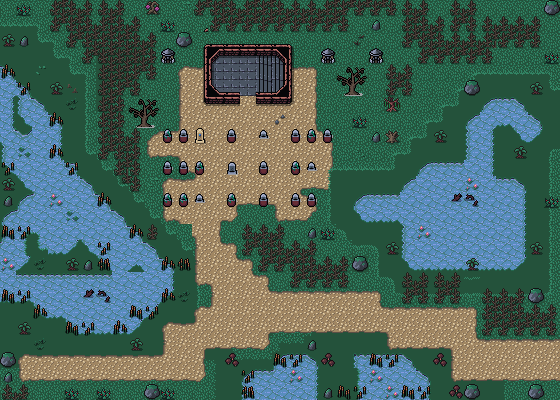

This game map was drawn from its Tiled (.tmx) file and the tilesets committed beside it. A one-line description and the trimmed map source follow:
An orthogonal 35x25 tile map with 16x16 px tiles, 4 tile layers (Background, Ground, Clutter, Objects), 2 tilesets and 49 objects.

<map version="1.10" tiledversion="1.10.1" orientation="orthogonal" renderorder="right-down" width="35" height="25" tilewidth="16" tileheight="16" infinite="0" nextlayerid="8" nextobjectid="102">
 <editorsettings>
  <export target="wastetown..tmx" format="tmx" />
 </editorsettings>
 <tileset firstgid="1" source="../../tileset/main.tsx" />
 <tileset firstgid="10113" source="../../tileset/buildings.tsx" />
 <layer id="1" name="Background" width="35" height="25">
  <data>[875 cells, 585 non-empty, 33 distinct tile ids]</data>
 </layer>
 <layer id="2" name="Ground" width="35" height="25">
  <data>[875 cells, 636 non-empty, 63 distinct tile ids]</data>
 </layer>
 <layer id="3" name="Clutter" width="35" height="25">
  <data>[875 cells, 679 non-empty, 109 distinct tile ids]</data>
 </layer>
 <layer id="7" name="Objects" width="35" height="25">
  <properties>
   <property name="spriteLayer" type="bool" value="true" />
  </properties>
  <data>[875 cells, 73 non-empty, 13 distinct tile ids]</data>
 </layer>
 <objectgroup id="4" name="Objects">
  <object id="38" template="../../obj/entry_right.tx" x="537" y="378.833" width="23" height="41.833" />
  <object id="49" template="../../obj/entry_right.tx" x="263" y="93.5" width="20" height="36.5">
   <properties>
    <property name="teleport" value="../common/maps/map/graveyard_crypt/crypt_3.tmx" />
   </properties>
  </object>
  <object id="52" template="../../obj/enemy.tx" x="207.682" y="268.401">
   <properties>
    <property name="enemy" value="Dark Knight" />
    <property name="threatRange" type="int" value="40" />
    <property name="waypoints" value="95,92" />
   </properties>
  </object>
  <object id="53" template="../../obj/enemy.tx" x="368" y="109">
   <properties>
    <property name="enemy" value="Grave Titan" />
   </properties>
  </object>
  <object id="54" template="../../obj/gold.tx" x="162" y="161" />
  <object id="56" template="../../obj/enemy.tx" x="186" y="160" visible="1">
   <properties>
    <property name="enemy" value="Greater Zombie" />
    <property name="hidden" type="bool" value="true" />
    <property name="pursueRange" type="float" value="60" />
    <property name="threatRange" type="float" value="30" />
   </properties>
  </object>
  <object id="58" template="../../obj/enemy.tx" x="187" y="193" visible="1">
   <properties>
    <property name="enemy" value="Zombie" />
    <property name="hidden" type="bool" value="true" />
    <property name="pursueRange" type="float" value="60" />
    <property name="threatRange" type="float" value="30" />
   </properties>
  </object>
  <object id="59" template="../../obj/collision.tx" x="-16" y="-16" width="16" height="432" />
  <object id="60" template="../../obj/collision.tx" x="560" y="-16" width="16" height="432" />
  <object id="61" template="../../obj/collision.tx" x="0" y="400" width="560" height="16" />
  <object id="62" template="../../obj/collision.tx" x="0" y="-16" width="560" height="16" />
  <object id="63" template="../../obj/manashards.tx" x="0.5" y="16" />
  <object id="64" template="../../obj/manashards.tx" x="545.5" y="166.5" />
  <object id="66" template="../../obj/enemy.tx" x="270.5" y="142.5" visible="1">
   <properties>
    <property name="enemy" value="Skeleton Soldier" />
    <property name="hidden" type="bool" value="true" />
    <property name="pursueRange" type="float" value="60" />
    <property name="threatRange" type="float" value="30" />
   </properties>
  </object>
  <object id="67" template="../../obj/booster.tx" x="542.5" y="31.5">
   <properties>
    <property name="reward">[
  {
    "editions": [ "SNC" ],
    "type": "card",
    "count": 10,
    "rarity": [ "Common" ]
  },
  {
    "editions": [ "SNC" ],
    "type": "card",
    "count": 3,
    "rarity": [ "Uncommon" ]
  },
  {
    "editions": [ "SNC" ],
    "type": "card",
    "count": 3,
    "rarity": [ "Rare", "Mythic Rare" ]
  }
]
</property>
   </properties>
  </object>
  <object id="68" template="../../obj/enemy.tx" x="455" y="250.5">
   <properties>
    <property name="enemy" value="Wraith" />
    <property name="threatRange" type="int" value="20" />
    <property name="waypoints" value="77,78,99,97,79" />
   </properties>
  </object>
  <object id="69" template="../../obj/enemy.tx" x="32" y="161">
   <properties>
    <property name="enemy" value="Crocodile" />
    <property name="threatRange" type="int" value="50" />
    <property name="waypoints" value="85,84,81,82,83,84" />
   </properties>
  </object>
  <object id="70" template="../../obj/enemy.tx" x="117.5" y="374.5">
   <properties>
    <property name="enemy" value="Dark Knight" />
    <property name="threatRange" type="int" value="40" />
    <property name="waypoints" value="91,90,92,94,92,90" />
   </properties>
  </object>
  <object id="71" template="../../obj/gold.tx" x="220" y="76" />
  <object id="72" template="../../obj/enemy.tx" x="30.5" y="61">
   <properties>
    <property name="enemy" value="Adept Black Wizard" />
    <property name="threatRange" type="int" value="60" />
   </properties>
  </object>
  <object id="73" template="../../obj/treasure.tx" x="29.5" y="22" />
  <object id="74" template="../../obj/treasure.tx" x="368.5" y="93" />
  <object id="75" template="../../obj/enemy.tx" x="492.5" y="130">
   <properties>
    <property name="enemy" value="Wraith" />
    <property name="threatRange" type="int" value="20" />
    <property name="waypoints" value="99,97,79,77,78" />
   </properties>
  </object>
  <object id="76" template="../../obj/enemy.tx" x="157" y="98">
   <properties>
    <property name="enemy" value="Wraith" />
    <property name="threatRange" type="int" value="20" />
    <property name="waypoints" value="101,100,99" />
   </properties>
  </object>
  <object id="77" template="../../obj/waypoint.tx" x="348" y="236.5" />
  <object id="78" template="../../obj/waypoint.tx" x="472.5" y="202" />
  <object id="79" template="../../obj/waypoint.tx" x="465" y="304" />
  <object id="80" template="../../obj/waypoint.tx" x="85" y="230" />
  <object id="81" template="../../obj/waypoint.tx" x="144.5" y="298.5" />
  <object id="82" template="../../obj/waypoint.tx" x="2" y="293" />
  <object id="83" template="../../obj/waypoint.tx" x="7.5" y="233" />
  <object id="84" template="../../obj/waypoint.tx" x="48.5" y="208.5" />
  <object id="85" template="../../obj/waypoint.tx" x="38.5" y="142.5" />
  <object id="86" template="../../obj/gold.tx" x="319" y="160.5" />
  <object id="87" template="../../obj/gold.tx" x="162.5" y="194.5" />
  <object id="88" template="../../obj/enemy.tx" x="238" y="144.5" visible="1">
   <properties>
    <property name="enemy" value="Skeleton Soldier" />
    <property name="hidden" type="bool" value="true" />
    <property name="pursueRange" type="float" value="60" />
    <property name="threatRange" type="float" value="30" />
   </properties>
  </object>
  <object id="89" template="../../obj/enemy.tx" x="275" y="206" visible="1">
   <properties>
    <property name="enemy" value="Skeleton Soldier" />
    <property name="hidden" type="bool" value="true" />
    <property name="pursueRange" type="float" value="60" />
    <property name="threatRange" type="float" value="30" />
   </properties>
  </object>
  <object id="90" template="../../obj/waypoint.tx" x="178" y="371.5" />
  <object id="91" template="../../obj/waypoint.tx" x="18" y="376" />
  <object id="92" template="../../obj/waypoint.tx" x="232.5" y="312.5" />
  <object id="93" template="../../obj/waypoint.tx" x="368.5" y="323.5" />
  <object id="94" template="../../obj/waypoint.tx" x="456" y="338.5" />
  <object id="95" template="../../obj/waypoint.tx" x="206.5" y="230.5" />
  <object id="96" template="../../obj/waypoint.tx" x="399.5" y="127" />
  <object id="97" template="../../obj/waypoint.tx" x="543" y="254.5" />
  <object id="98" template="../../obj/waypoint.tx" x="439.5" y="116.5" />
  </objectgroup>
</map>
<!-- 3 of 49 objects omitted -->
